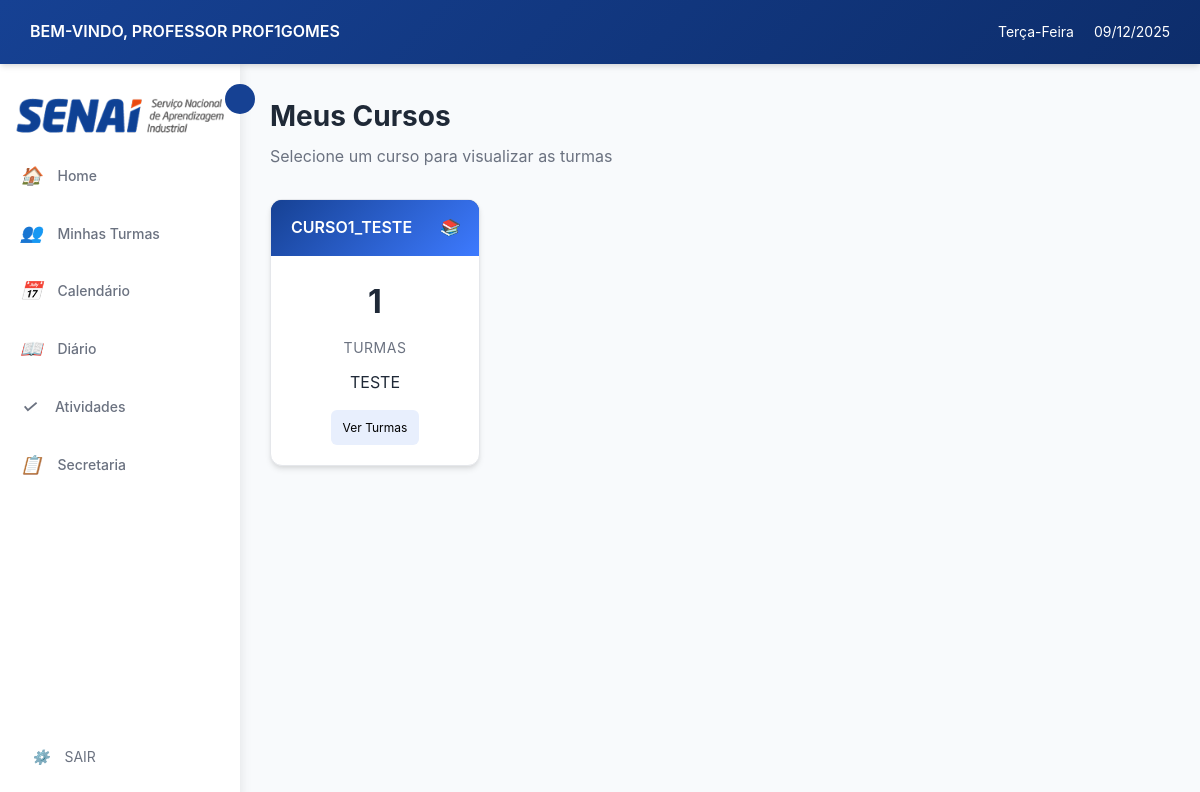
Page /professor/turmas/ (signed in) on the committed database.
### login/models.py (models this page shows, shortened)
class Usuario(AbstractUser):
    TIPO_USUARIO = [
        ('aluno', 'Aluno'),
        ('professor', 'Professor'),
        ('secretaria', 'Secretaria'),
    ]
    usuario_id = models.AutoField(primary_key=True)
    nome = models.CharField('Nome', max_length=100, blank=True, null=True)
    sobrenome = models.CharField('Sobrenome', max_length=100, blank=True, null=True)
    email = models.EmailField('E-mail', unique=True, default=None)
    data_nascimento = models.DateField('Data de Nascimento', blank=True, null=True)
    contato = models.CharField(max_length=20, unique=True, blank=True, null=True)
    cpf = models.CharField(max_length=14, unique=True, blank=True, null=True)
    endereco = models.TextField('Endereço', blank=True, null=True)
    tipo = models.CharField(max_length=10, choices=TIPO_USUARIO)
    USERNAME_FIELD = 'email'
    REQUIRED_FIELDS = ['nome','sobrenome','cpf', 'tipo', 'username']
    class Meta:
        db_table = 'Usuario'

### cursos/models.py (models this page shows, shortened)
class Curso(models.Model):
    nome = models.CharField(max_length=150, unique=True, verbose_name="Nome do Curso", default="Sem Nome")
    descricao = models.TextField(blank=True, verbose_name="Descrição")
    carga_horaria = models.PositiveIntegerField(verbose_name="Carga Horária (h)", default=40)
    ativo = models.BooleanField(default=True, verbose_name="Ativo")
    disciplinas = models.ManyToManyField('Disciplina', through='GradeCurricular', blank=True, related_name='cursos')
    class Meta:
        verbose_name = "curso"
        verbose_name_plural = "cursos"
        ordering = ["nome"]

### professor/views.py (the view)
# urls.py: path('turmas/', views.listar_cursos, name='listar_cursos'),
@login_required
@professor_required
def listar_cursos(request):
    professor = Professor.objects.get(usuario=request.user)
    turmas_professor = Turma.objects.filter(
        professor=professor,
        status=True
    ).select_related('curso')
    cursos_ids = turmas_professor.values_list('curso_id', flat=True).distinct()
    cursos = Curso.objects.filter(id__in=cursos_ids, ativo=True).order_by('nome')
    cursos_com_contagem = []
    for curso in cursos:
        turmas_count = turmas_professor.filter(curso=curso).count()
        cursos_com_contagem.append({
            'curso': curso,
            'turmas_count': turmas_count
        })
    context = {
        'cursos_com_contagem': cursos_com_contagem
    }
    return render(request, 'professor/listar_cursos.html', context)

### professor/templates/professor/listar_cursos.html (shortened to what this page needs)
{% extends 'professor/base.html' %}
{% load static %}
{% block content %}
<div class="dashboard">
    <div class="dashboard-header">
        <h2>Meus Cursos</h2>
        <p>Selecione um curso para visualizar as turmas</p>
    </div>
    <div class="cards-grid">
        {% for item in cursos_com_contagem %}
        <div class="card curso-card">
            <div class="card-header">
                <span style="color: rgb(255, 255, 255);">{{ item.curso.nome }}</span>
                <i>📚</i>
            </div>
            <div class="card-body">
                <div class="card-content">
                    <div class="card-count">{{ item.turmas_count }}</div>
                    <div class="card-label">Turmas</div>
                    <p class="curso-descricao">{{ item.curso.descricao|truncatewords:15 }}</p>
                </div>
                <div class="card-actions">
                    <a href="{% url 'professor:turmas_por_curso' item.curso.id %}" class="card-btn" title="Ver Turmas" style="text-decoration: none; color: black;">
                         Ver Turmas
                    </a>
                </div>
            </div>
        </div>
        {% empty %}
        <div class="table-empty-state">
            Nenhum curso encontrado
        </div>
        {% endfor %}
    </div>
</div>
{% endblock %}

### professor/templates/professor/base.html (shortened to what this page needs)
{% load static %}
<!DOCTYPE html>
<html lang="pt-br">
<head>
    <link rel="stylesheet" href="{% static 'professor/css/style.css' %}">
</head>
<body>
    <header class="header">
        <div class="header-left">
            <span class="welcome-text">BEM-VINDO, PROFESSOR {{ user.get_full_name|default:user.username|upper }}</span>
        </div>
        <div class="header-right">
            <span class="weekday" id="currentWeekday"></span>
            <span class="date" id="currentDate"></span>
        </div>
    </header>
    <main class="main-container">
        <aside class="sidebar" id="sidebar">
            <img src="{% static 'professor/img/senai_logo.png' %}" alt="SENAI" id="senai-logo-sidebar">
            <button class="sidebar-toggle" id="sidebarToggle"></button>
            <ul class="sidebar-menu">
                <li>
                    <a href="{% url 'professor:home' %}">
                        <i>🏠</i>
                        <span>Home</span>
                    </a>
                </li>
                <li>
                    <a href="{% url 'professor:listar_cursos' %}">
                        <i>👥</i>
                        <span>Minhas Turmas</span>
                    </a>
                </li>
                <li>
                    <a href="{% url 'professor:calendario' %}">
                        <i>📅</i>
                        <span>Calendário</span>
                    </a>
                </li>
                <li>
                    <a href="{% url 'diario:lista_turmas_diario' %}">
                        <i>📖</i>
                        <span>Diário</span>
                    </a>
                </li>
                <li>
                    <a href="{% url 'atividades:home' %}">
                        <i>✓</i>
                        <span>Atividades</span>
                    </a>
                </li>
                <li>
                    <a href="{% url 'solicitacao:solicitacaoList' %}">
                        <i>📋</i>
                        <span>Secretaria</span>
                    </a>
                </li>
            </ul>
            <div class="sidebar-footer">
                <a href="{% url 'logout' %}">
                    <i>⚙️</i>
                    <span>SAIR</span>
                </a>
            </div>
        </aside>
        <div class="content-area">
            {% block content %}
            {% endblock %}
        </div>
    </main>
</body>
</html>

### professor/static/professor/css/style.css (style rules this page uses)
:root { --azul-principal: #164193; --azul-escuro: #0d2d6b; --azul-claro: #3D7AFF; --azul-suave: #E8EFFD; --azul: #164193; --laranja: #E7490F; --laranja-claro: #ff6b35; --cinza-escuro: #1F2937; --cinza-medio: #6B7280; --cinza-claro: #9CA3AF; --cinza-borda: #E5E7EB; --bg-claro: #F8FAFC; --branco: #FFFFFF; --verde: #27ae60; --vermelho: #e74c3c; --amarelo: #f39c12; --sombra: 0 4px 6px -1px rgba(0, 0, 0, 0.1), 0 2px 4px -1px rgba(0, 0, 0, 0.06); --sombra-hover: 0 20px 25px -5px rgba(0, 0, 0, 0.1), 0 10px 10px -5px rgba(0, 0, 0, 0.04); }
* { margin: 0; padding: 0; box-sizing: border-box; }
body { font-family: 'Inter', 'Segoe UI', sans-serif; background-color: var(--bg-claro); color: var(--cinza-escuro); line-height: 1.6; display: flex; flex-direction: column; min-height: 100vh; }
.header { display: flex; justify-content: space-between; align-items: center; background: linear-gradient(135deg, var(--azul-principal) 0%, var(--azul-escuro) 100%); color: var(--branco); padding: 12px 30px; box-shadow: var(--sombra); position: sticky; top: 0; z-index: 100; }
.header-left { display: flex; align-items: center; gap: 0px; }
.welcome-text { font-weight: 600; font-size: 16px; }
.header-right { display: flex; align-items: center; gap: 20px; }
.weekday, .date { font-size: 14px; }
.main-container { display: flex; flex: 1; overflow: hidden; }
.sidebar { width: 240px; background-color: var(--branco); box-shadow: 2px 0 10px rgba(0, 0, 0, 0.08); display: flex; flex-direction: column; padding: 20px 0; position: relative; transition: width 0.3s ease; z-index: 90; }
.sidebar-toggle { position: absolute; right: -15px; top: 20px; background-color: var(--azul-principal); border: none; color: var(--branco); width: 30px; height: 30px; border-radius: 50%; cursor: pointer; display: flex; align-items: center; justify-content: center; font-size: 14px; transition: all 0.3s ease; z-index: 101; }
.sidebar-menu { list-style: none; padding: 0; margin-top: 0px; }
.sidebar-menu li { margin: 5px 0; }
.sidebar-menu a { display: flex; align-items: center; gap: 15px; padding: 12px 20px; color: var(--cinza-medio); text-decoration: none; transition: all 0.3s ease; font-size: 14px; font-weight: 500; }
.sidebar-menu a i { font-size: 18px; min-width: 20px; text-align: center; }
.sidebar-footer { margin-top: auto; padding: 0 20px; }
.sidebar-footer a { display: flex; align-items: center; gap: 15px; padding: 12px; color: var(--cinza-medio); text-decoration: none; transition: all 0.3s ease; font-size: 14px; border-radius: 8px; }
.content-area { flex: 1; padding: 30px; overflow-y: auto; background-color: var(--bg-claro); }
.dashboard-header { margin-bottom: 30px; }
.dashboard-header h2 { font-size: 28px; color: var(--cinza-escuro); margin-bottom: 5px; }
.dashboard-header p { color: var(--cinza-medio); font-size: 16px; }
.cards-grid { display: grid; grid-template-columns: repeat(4, 1fr); gap: 20px; margin-bottom: 30px; }
.card { background-color: var(--branco); border-radius: 12px; box-shadow: var(--sombra); overflow: hidden; transition: all 0.3s ease; border: 1px solid var(--cinza-borda); height: 100%; display: flex; flex-direction: column; }
.card-header { padding: 15px 20px; color: var(--branco); display: flex; align-items: center; justify-content: space-between; font-weight: 600; }
.card-body { padding: 20px; display: flex; flex-direction: column; gap: 15px; flex-grow: 1; }
.card-content { display: flex; flex-direction: column; align-items: center; gap: 10px; flex-grow: 1; }
.card-count { font-size: 32px; font-weight: 700; color: var(--cinza-escuro); }
.card-label { font-size: 14px; color: var(--cinza-medio); text-transform: uppercase; letter-spacing: 0.5px; }
.card-actions { display: flex; gap: 10px; justify-content: center; }
.card-btn { background-color: var(--azul-suave); border: none; padding: 8px 12px; border-radius: 6px; cursor: pointer; font-size: 12px; color: var(--azul-principal); transition: all 0.3s ease; display: flex; align-items: center; justify-content: center; gap: 5px; }
.turma-card, .curso-card { height: auto; }
.turma-card .card-header, .curso-card .card-header { background: linear-gradient(135deg, var(--azul-principal) 0%, var(--azul-claro) 100%); }
.card:first-child .card-header { background-color: var(--azul); }

### rows in the picture
Usuario: get_full_name "PROF1GOMES"
Curso: curso.nome "CURSO1_TESTE", turmas_count "1", curso.descricao "TESTE"
